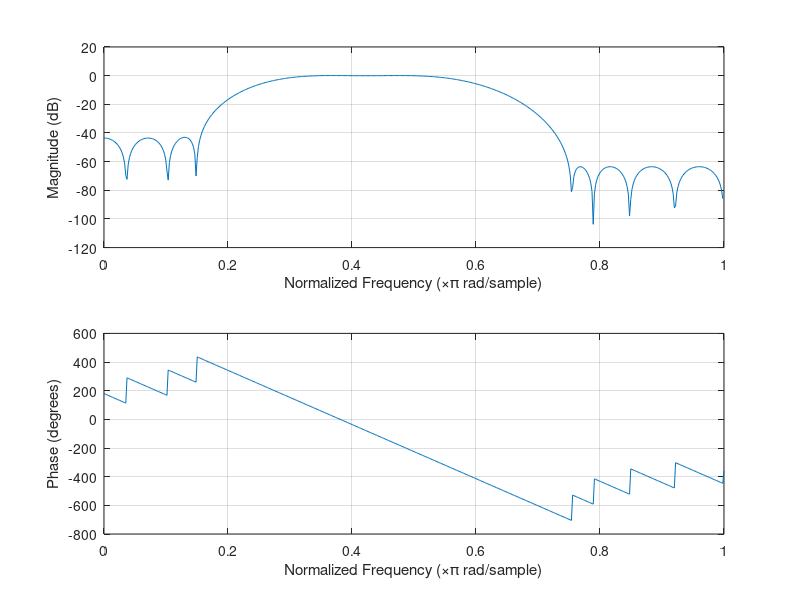

MATLAB code to generate this figure:
% FIR Filter Example Requirements:
% Stopband edge 1: 500Hz, Passband edge 1: 1500 Hz, Passband edge 2: 2000 Hz, Stopband edge 2: 3000 Hz, Sampling frequency: 8000 Hz
% Pass-band ripple <= 0.01, Stopband ripple from 0 to 500Hz <= 0.01, Stopband ripple from 3000 to 4000Hz <= 0.001
% by Adil Faizi

Stopband_edge_1 = 500; 
Passband_edge1 = 1500; 
Passband_edge_2 = 2000; 
Stopband_edge_2 = 3000; 
Sampling_frequency = 8000; 

Frequency = [Stopband_edge_1 Passband_edge1 Passband_edge_2 Stopband_edge_2]; 

Amplitude = [0 1 0]; % tells the FIR that the amplitude between 500 to 3000 is 1. 

Dev = [0.01 0.01 0.001]; 

[N, F, A, W] = firpmord(Frequency, Amplitude, Dev, Sampling_frequency); 

h = firpm(N, F, A, W); 

% The filter coefficients for the bandpass FIR Filter. 
fprintf("Filter Coefficients:\n"); 
disp(h); 

fprintf("Filter Length %d", N); 

freqz(h,1); 



